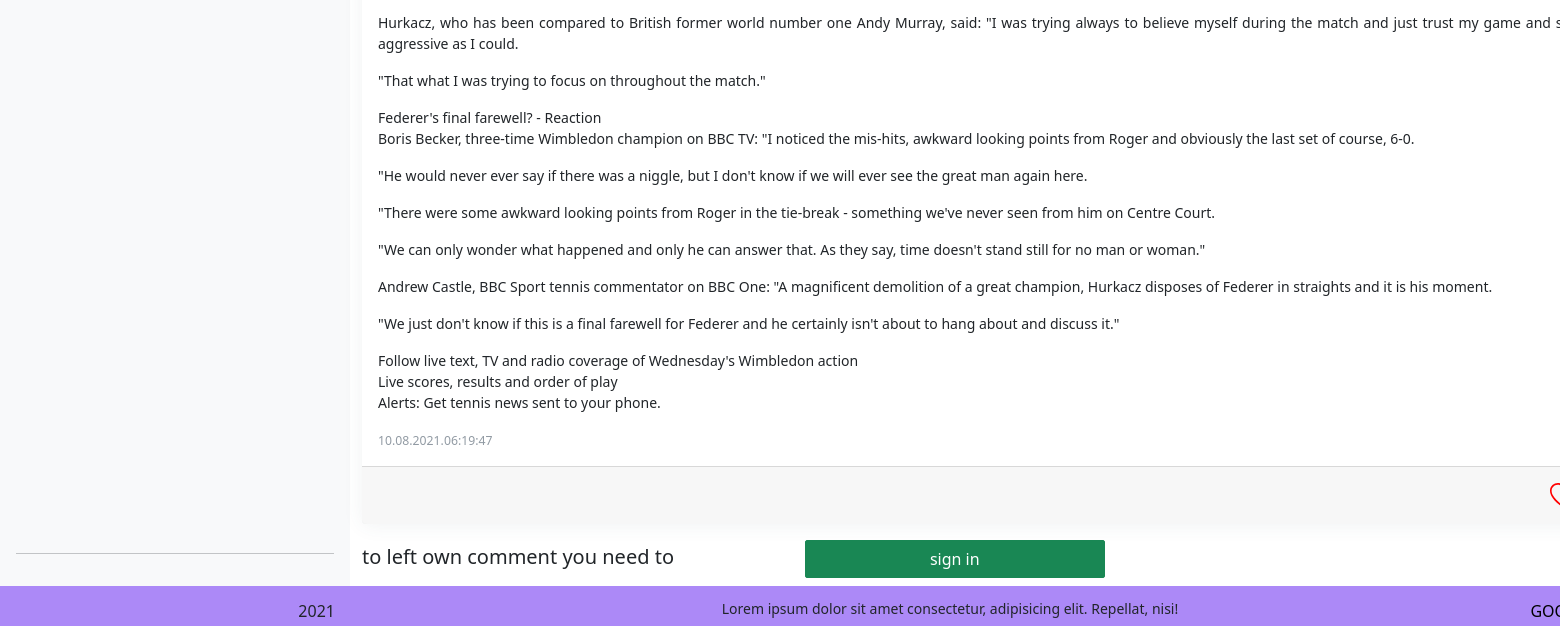
The page /post/wimbledon-2021-roger-federer-knocked-out-by-hubert-hurkacz-in-quarter-finals (lower part) on the database as committed earlier.
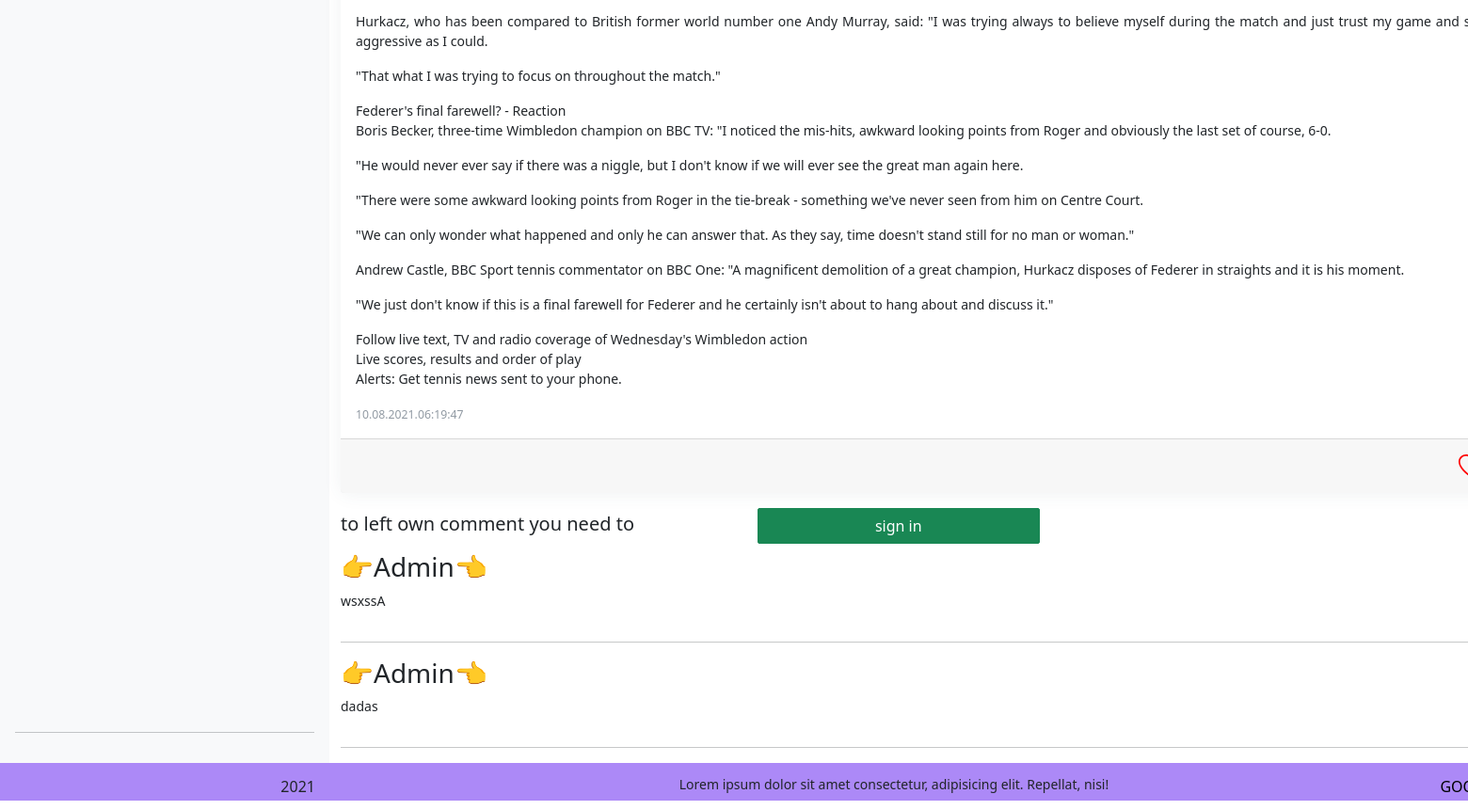
The same page on the database as committed later.
### icon/models.py (models this page shows, shortened)
class Woman(models.Model):
    title = models.CharField(max_length=100, unique=True)
    slug = models.SlugField(max_length=255,
                            unique=True,
                            db_index=True,
                            verbose_name="URL",
                            null=True,
                            )
    content = models.TextField(blank=True)  # is not required to be filled
    creation_date = models.DateTimeField(auto_now_add=True)
    updation_date = models.DateTimeField(auto_now=True)
    photo = models.ImageField(upload_to="photos/Data%y/%m/%d/", blank=True)
    is_published = models.BooleanField(default=True)  # default is True
    cat = models.ForeignKey("Category", on_delete=models.PROTECT,
                            verbose_name="Category"
                            )  # add field from another model
    notes = GenericRelation('Note')
    objects = models.Manager()
    sorted_objects = WomanFilterManager()
    show_lengths = WomanFlterShowLenContent()
    def get_absolute_url(self):
        return reverse("post", kwargs={"slug_id": self.slug})
    class Meta:
        verbose_name = "New"
        verbose_name_plural = "News"
        ordering = ["-creation_date"]  # sorting news at site
        get_latest_by = "creation_date"

class WomanComment(models.Model):
    post = models.ForeignKey(
        Woman, related_name="all_comments", on_delete=models.CASCADE)
    username = models.CharField(max_length=50)
    comment = models.TextField(max_length=200)
    creation_date = models.DateTimeField(auto_now_add=True)
    likes = models.ManyToManyField(User, related_name="com_likes", blank=True)
    notes = GenericRelation('Note')
    class Meta:
        verbose_name = "Comment"
        verbose_name_plural = "Comments"
        ordering = ["creation_date"]  # sorting categories at site

### icon/views.py (the view)
# urls.py: path("post/<slug:slug_id>", NewsNyCategory.as_view(), name="post"),
class NewsNyCategory(DataMixin, DetailView, CreateView):
    model = Woman
    slug_url_kwarg = "slug_id"
    template_name = "icon/read_more.html"
    context_object_name = "post"
    form_class = WomanCommentForm
    success_message = "Comment added successfully"
    error_message = "Adding error"
    username = ""
    def get_context_data(self, *, object_list=None, **kwargs):
        post = Woman.objects.select_related().get(
            slug=self.kwargs["slug_id"])  # get current post
        if not IpModel.objects.filter(ip=get_client_ip(self.request), post_news=post):
            IpModel.objects.create(ip=get_client_ip(
                self.request), post_news=post)  # create new one
        for elem in LikedComment.objects.all().select_related():
            if self.request.user.is_authenticated:
                if elem.user != self.request.user:
                    elem.user = self.request.user
                    elem.choice = "No"  # no  like
                    elem.save()
        liked = 0
        global chioce, comment_is_liked
        if self.request.user != "AnonymousUser":
            try:
                liked = WomanLike.objects.filter(user=self.request.user, post=Woman.objects.select_related(
                ).get(slug=self.kwargs["slug_id"])).select_related("post", "user")
            except TypeError:
                pass
        else:
            liked = 0
        user = self.request.user
        if user.is_authenticated:
            comment_likes=LikedComment.objects.filter(
                                          user=self.request.user).select_related("post_comment", "user")
        else:
            comment_likes = None
        context = super().get_context_data(**kwargs)  # like dynamic list
        c_def = self.get_user_context(image=WomanImage.objects.filter(post__slug=self.kwargs["slug_id"]).select_related("post"),
                                      first=WomanImage.objects.filter(
                                          post__slug=self.kwargs["slug_id"]).select_related("post").first(),
                                      comments=WomanComment.objects.annotate(len=Length(F('comment'))).filter(
                                          post__slug=self.kwargs["slug_id"]).select_related('post'),
                                      is_liked=liked,
                                     comment_likes = comment_likes,
                                     user = user)
        return dict(list(context.items()) + list(c_def.items()))
    def post(self, request, *args, **kwargs):
        storage = {'username': request.POST.get('username'),
                   "comment": request.POST.get('comment')}
        post_id = Woman.objects.select_related().get(
            slug=self.kwargs["slug_id"]).id
        new_comment = WomanComment(username=storage["username"],
                                   comment=storage["comment"],
                                   post_id=post_id)  # create new post
        like = LikedComment(user=self.request.user, post_comment=new_comment)
        with open("icon/order_folders/post.txt", "w") as f:
            f.write(self.kwargs["slug_id"])
        if self.request.user.is_authenticated:  # user is not Anonim user
            if ("pause" not in request.session):
                request.session.set_expiry(60)
                request.session["pause"] = True
                new_comment.save()  # save changes database
                like.save()
                messages.add_message(request, messages.SUCCESS,
                                     'Comment successfully left')
            else:
                messages.add_message(request, messages.WARNING,
                                     'Wait until time is up')
        else:
            messages.add_message(request, messages.WARNING,
                                 'you"re not signed in ')
            return redirect("sign_in")
        return redirect('post', slug_id=self.kwargs["slug_id"])
    def get_queryset(self):  # ???
        return Woman.objects.filter(slug=self.kwargs["slug_id"]).select_related()
    def get_initial(self):
        initial = super().get_initial()
        initial['username'] = self.request.user.username
        initial['comment'] = None
        return initial

### templates/icon/read_more.html (shortened to what this page needs)
{% extends 'icon/base.html' %}
{% load static %}
{% load menu_tags %}
{% load cache %}
{% block link %}
        <link rel="stylesheet" type="text/css" href="{% static 'menu/css/timer.css' %}">
{% endblock %}
{% block content %}
<div class="container" style="text-align: justify;">
    <div class="card mb-3">
      <div class="card-body">
        <p>
     {{post.content|safe|linebreaks}}</p>
        <p class="card-text"><small class="text-muted">{{post.creation_date|date:'d.m.Y.H:i:s' }}</small></p>
      </div>
         <div class="card-footer d-flex justify-content-end">
                <button class="btn btn-white mr-3 like" id="{{ post.id }}">
                    {% if not is_liked %}
                        <a href="{% url 'like_post' post.slug %}" style="color:#FF0000;" id="likebtn{{ post.id }}">
                        </a>
                    {% endif %}
                </button>
              </div>
    </div>
    {% if user.is_authenticated %}
        <div class="form ">
            <form action="" method="post" class="form_registr">
                <legend align="right">Leave comment</legend>
                {% csrf_token %}
                <div class="form-group-reg">
                    <div class="form-group-reg">
                        <label for="{{form.username.id_for_label}}">Username</label>
                        {{form.username}}
                        <div class="form-error">
                            {{form.username.errors}}
                        </div>
                    </div>
                    <div class="form-group-reg">
                        <label for="{{form.comment.id_for_label}}">Comment</label>
                        {{form.comment}}
                        <div class="form-error">
                            {{form.comment.errors}}
                        </div>
                    </div>
                </div>
                <div class="button_fiels">
                    <button type="submit" class="btn btn-success btn-block reg_butt">Comment</button>
                    {% if 'pause' in request.session %}
                        <ul id="timer" class="timer">
                            <li class="number1  timer-number"></li>
                            <li class="number2  timer-number"></li>
                            <li class="number3  timer-number"></li>
                            <li class="number4  timer-number"></li>
                            <li class="number5  timer-number"></li>
                            <li class="number6  timer-number"></li>
                            <li class="number7  timer-number"></li>
                            <li class="number8  timer-number"></li>
                            <li class="number9  timer-number"></li>
                            <li class="number10  timer-number"></li>
                            <li class="number11  timer-number"></li>
                            <li class="number12  timer-number"></li>
                            <li class="number13  timer-number"></li>
                            <li class="number14  timer-number"></li>
                            <li class="number15  timer-number"></li>
                            <li class="number16  timer-number"></li>
                            <li class="number17  timer-number"></li>
                            <li class="number18  timer-number"></li>
                            <li class="number19  timer-number"></li>
                            <li class="number20  timer-number"></li>
                            <li class="number21  timer-number"></li>
                            <li class="number22  timer-number"></li>
                            <li class="number23  timer-number"></li>
                            <li class="number24  timer-number"></li>
                            <li class="number25  timer-number"></li>
                            <li class="number26  timer-number"></li>
                            <li class="number27  timer-number"></li>
                            <li class="number28  timer-number"></li>
                            <li class="number29  timer-number"></li>
                            <li class="number30  timer-number"></li>
                            <li class="number31  timer-number"></li>
                            <li class="number32  timer-number"></li>
                            <li class="number33  timer-number"></li>
                            <li class="number34  timer-number"></li>
                            <li class="number35  timer-number"></li>
                            <li class="number36  timer-number"></li>
                            <li class="number37  timer-number"></li>
                            <li class="number38  timer-number"></li>
                            <li class="number39  timer-number"></li>
                            <li class="number40  timer-number"></li>
                            <li class="number41  timer-number"></li>
                            <li class="number42  timer-number"></li>
                            <li class="number43  timer-number"></li>
                            <li class="number44  timer-number"></li>
                            <li class="number45  timer-number"></li>
                            <li class="number46  timer-number"></li>
                            <li class="number47  timer-number"></li>
                            <li class="number48  timer-number"></li>
                            <li class="number49  timer-number"></li>
                            <li class="number50  timer-number"></li>
                            <li class="number51  timer-number"></li>
                            <li class="number52  timer-number"></li>
                            <li class="number53  timer-number"></li>
                            <li class="number54  timer-number"></li>
                            <li class="number55  timer-number"></li>
                            <li class="number56  timer-number"></li>
                            <li class="number57  timer-number"></li>
                            <li class="number58  timer-number"></li>
                            <li class="number59  timer-number"></li>
                            <li class="number60  timer-number"></li>
                        </ul>
                    {% endif %}
                </div>
            </form>
        </div>
    {% else %}
        <h5>
            to left own comment you need to <a href="{% url 'sign_in' %}" class="btn btn-success btn-block ">
              sign in
            </a>
        </h5>
    {% endif %}
    <div class="comments">
          {% for comment in comments %}
            <h3>👉{{ comment.username }}👈</h3>
            <div class="comment__body">
                {% if comment.len > 168 %}
                    <details>
                        <summary>{{ comment.comment|slice:":168"}}</summary>
                        {{comment.comment|slice:"168:"}}
                    </details>
                {% else %}
                    <p> {{ comment.comment }} </p>
                {% endif %}
                <form action="{% url 'comment_like' comment.pk %}" method="POST">
                    <button class="btn btn-white mr-3 like" type="submit" name="comment_id" value="{{comment.id}}" >
                    </button>
                </form>
            </div>
            <hr>
          {% endfor %}
      </div>
</div>
{% endblock %}

### templates/icon/base.html (shortened to what this page needs)
{% load static %}
{% load menu_tags %}
<!DOCTYPE html>
<html lang="en">
<head>
	<link href="https://cdn.jsdelivr.net/npm/bootstrap@5.0.2/dist/css/bootstrap.min.css"
		rel="stylesheet"
>
	<link rel="stylesheet" type="text/css" href="{% static 'menu/css/style.css' %}">
	{% block link %}{% endblock %}
</head>
<body>
	<section class="section">
		<div class="wrapper">
			<div class="d-flex flex-column flex-shrink-0 p-3 bg-light" style="width: 350px;">
			    <hr>
		  	</div>
		  	<div class="content">
				{% block content %}
				{% endblock %}
			</div>
		</div>
		<div class="footer">
			<div class="footer__left">
				2021
			</div>
			<div class="footer__center">
				<p class="footer__text">Lorem ipsum dolor sit amet consectetur, adipisicing elit. Repellat, nisi!</p>
			</div>
			<div class="footer__right">
				<a class="footer__link" href="https://www.google.com/">google.com</a>
			</div>
		</div>
	</section>
</body>
</html>

Rows that differ between the two databases and show on the page:
added WomanComment: username "Admin", comment "wsxssA", {{ comment.id }} 146 (drawn)
added WomanComment: username "Admin", comment "dadas", {{ comment.id }} 147 (drawn)
